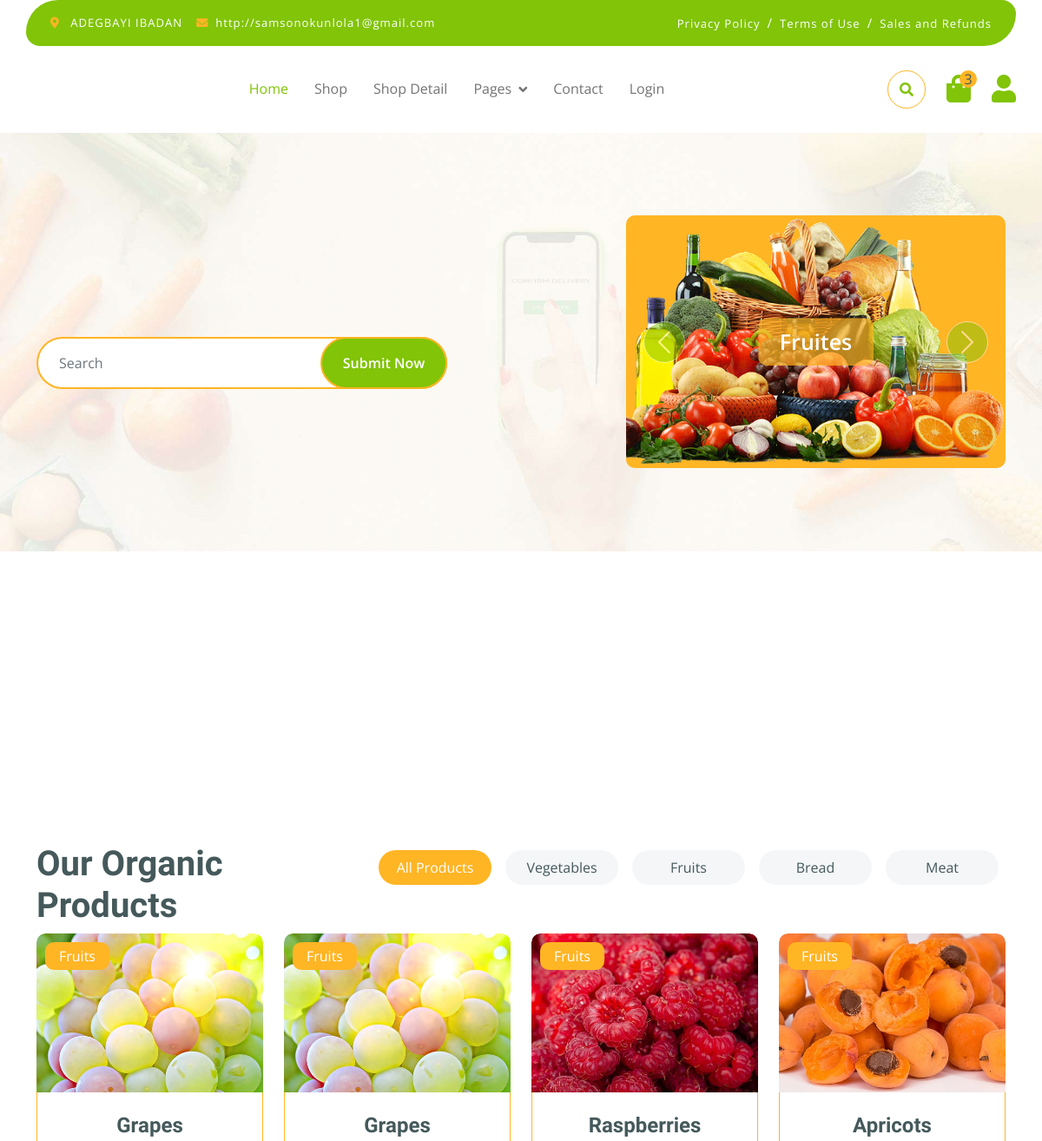
The app's page / (upper part), older data.
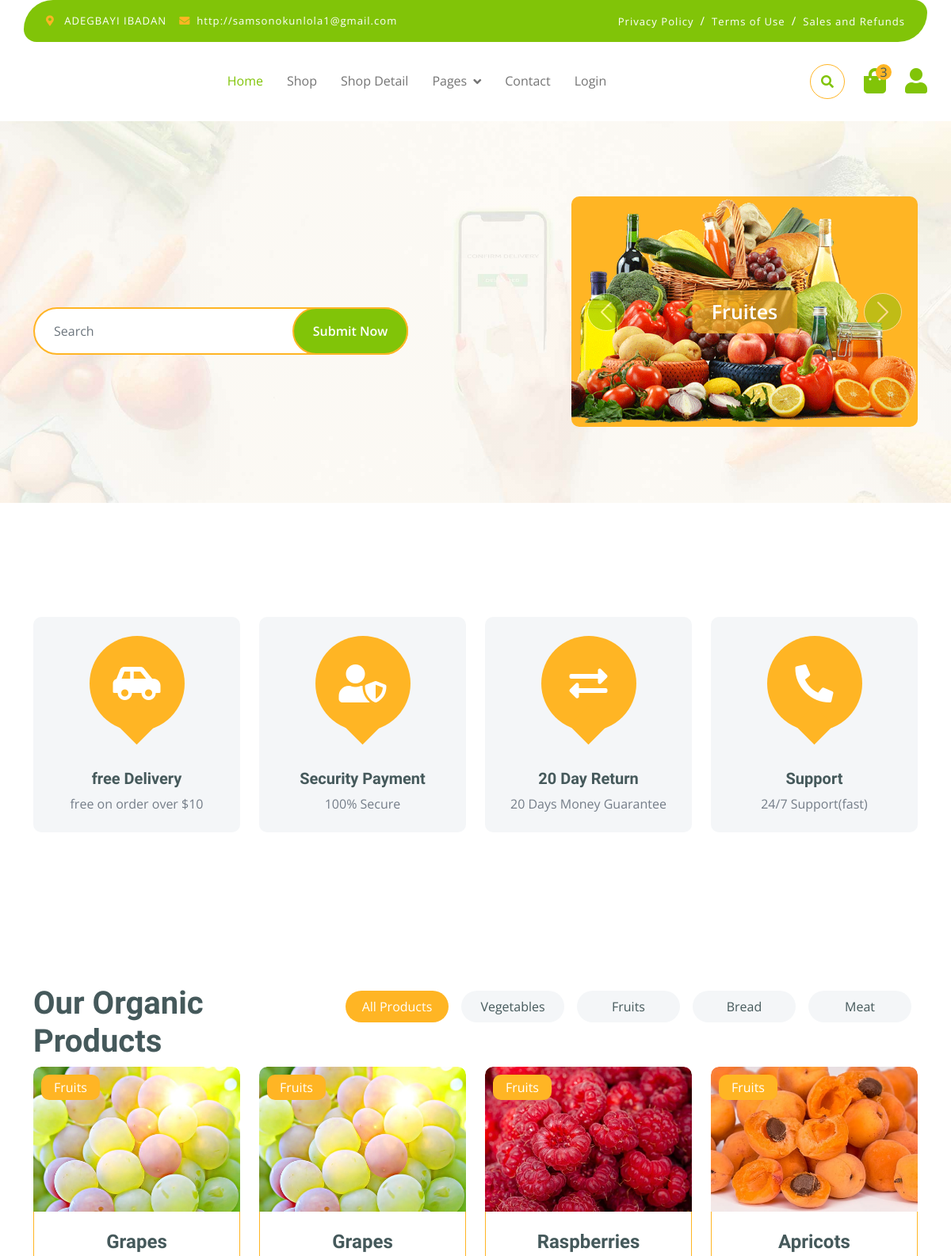
The same page, newer data.
### main_app/models.py (models this page shows, shortened)
class Heading(models.Model):
    address = models.CharField(max_length=200)
    email = models.URLField()

class Logistic(models.Model):
    icon= models.CharField(max_length=100)
    mode= models.CharField(max_length=100)
    content= models.CharField(max_length=100)

### main_app/views.py (the view)
# urls.py: path("", views.index, name='index'),
def index(request):
    heading = Heading.objects.first()
    title = Title.objects.first()
    downbase = Downbase.objects.first()
    vegie = Vegie.objects.first()
    logistic = Logistic.objects.all()
    testimony = Testimony.objects.all()
    context={
        'address': getattr(heading,'address','' ),
        'email': getattr(heading,'email',''),
        'title': getattr(title,'title',''),
        'social_handle': getattr(downbase,'social_handle',''),
        'name': getattr(vegie,'name',''),
        'offer': getattr(vegie,'offer',''),
        'rate': getattr(vegie,'rate',''),
        "logistic": logistic,
        'testimony': testimony
    }
    return render(request,'pages/index.html',context)

### templates/pages/index.html (shortened to what this page needs)
{% extends 'assets/base.html' %}
{% load static %}
{% block content %}
        <div class="container-fluid py-5 mb-5 hero-header">
            <div class="container py-5">
                <div class="row g-5 align-items-center">
                    <div class="col-md-12 col-lg-7">
                        <div class="position-relative mx-auto">
                            <input class="form-control border-2 border-secondary w-75 py-3 px-4 rounded-pill" type="number" placeholder="Search">
                            <button type="submit" class="btn btn-primary border-2 border-secondary py-3 px-4 position-absolute rounded-pill text-white h-100" style="top: 0; right: 25%;">Submit Now</button>
                        </div>
                    </div>
                    <div class="col-md-12 col-lg-5">
                        <div id="carouselId" class="carousel slide position-relative" data-bs-ride="carousel">
                            <div class="carousel-inner" role="listbox">
                                <div class="carousel-item active rounded">
                                    <img src="{% static 'img/hero-img-1.png' %}" class="img-fluid w-100 h-100 bg-secondary rounded" alt="First slide">
                                    <a href="#" class="btn px-4 py-2 text-white rounded">Fruites</a>
                                </div>
                            </div>
                            <button class="carousel-control-prev" type="button" data-bs-target="#carouselId" data-bs-slide="prev">
                                <span class="carousel-control-prev-icon" aria-hidden="true"></span>
                            </button>
                            <button class="carousel-control-next" type="button" data-bs-target="#carouselId" data-bs-slide="next">
                                <span class="carousel-control-next-icon" aria-hidden="true"></span>
                            </button>
                        </div>
                    </div>
                </div>
            </div>
        </div>
        <div class="container-fluid featurs py-5">
            <div class="container py-5">
                <div class="row g-4">
                    {% for i in logistic %}
                    <div class="col-md-6 col-lg-3">
                        <div class="featurs-item text-center rounded bg-light p-4">
                            <div class="featurs-icon btn-square rounded-circle bg-secondary mb-5 mx-auto">
                                <i class="{{i.icon}}"></i>
                            </div>
                            <div class="featurs-content text-center">
                                <h5>{{i.mode}}</h5>
                                <p class="mb-0">{{i.content}}</p>
                            </div>
                        </div>
                    </div>
                    {% endfor %}
                </div>
            </div>
        </div>
        <div class="container-fluid fruite py-5">
            <div class="container py-5">
                <div class="tab-class text-center">
                    <div class="row g-4">
                        <div class="col-lg-4 text-start">
                            <h1>Our Organic Products</h1>
                        </div>
                        <div class="col-lg-8 text-end">
                            <ul class="nav nav-pills d-inline-flex text-center mb-5">
                                <li class="nav-item">
                                    <a class="d-flex m-2 py-2 bg-light rounded-pill active" data-bs-toggle="pill" href="#tab-1">
                                        <span class="text-dark" style="width: 130px;">All Products</span>
                                    </a>
                                </li>
                                <li class="nav-item">
                                    <a class="d-flex py-2 m-2 bg-light rounded-pill" data-bs-toggle="pill" href="#tab-2">
                                        <span class="text-dark" style="width: 130px;">Vegetables</span>
                                    </a>
                                </li>
                                <li class="nav-item">
                                    <a class="d-flex m-2 py-2 bg-light rounded-pill" data-bs-toggle="pill" href="#tab-3">
                                        <span class="text-dark" style="width: 130px;">Fruits</span>
                                    </a>
                                </li>
                                <li class="nav-item">
                                    <a class="d-flex m-2 py-2 bg-light rounded-pill" data-bs-toggle="pill" href="#tab-4">
                                        <span class="text-dark" style="width: 130px;">Bread</span>
                                    </a>
                                </li>
                                <li class="nav-item">
                                    <a class="d-flex m-2 py-2 bg-light rounded-pill" data-bs-toggle="pill" href="#tab-5">
                                        <span class="text-dark" style="width: 130px;">Meat</span>
                                    </a>
                                </li>
                            </ul>
                        </div>
                    </div>
                    <div class="tab-content">
                        <div id="tab-1" class="tab-pane fade show p-0 active">
                            <div class="row g-4">
                                <div class="col-lg-12">
                                    <div class="row g-4">
                                        <div class="col-md-6 col-lg-4 col-xl-3">
                                            <div class="rounded position-relative fruite-item">
                                                <div class="fruite-img">
                                                    <img src="{% static 'img/fruite-item-5.jpg' %}" class="img-fluid w-100 rounded-top" alt="">
                                                </div>
                                                <div class="text-white bg-secondary px-3 py-1 rounded position-absolute" style="top: 10px; left: 10px;">Fruits</div>
                                                <div class="p-4 border border-secondary border-top-0 rounded-bottom">
                                                    <h4>Grapes</h4>
                                                </div>
                                            </div>
                                        </div>
                                        <div class="col-md-6 col-lg-4 col-xl-3">
                                            <div class="rounded position-relative fruite-item">
                                                <div class="fruite-img">
                                                    <img src="{% static 'img/fruite-item-5.jpg' %}" class="img-fluid w-100 rounded-top" alt="">
                                                </div>
                                                <div class="text-white bg-secondary px-3 py-1 rounded position-absolute" style="top: 10px; left: 10px;">Fruits</div>
                                                <div class="p-4 border border-secondary border-top-0 rounded-bottom">
                                                    <h4>Grapes</h4>
                                                </div>
                                            </div>
                                        </div>
                                        <div class="col-md-6 col-lg-4 col-xl-3">
                                            <div class="rounded position-relative fruite-item">
                                                <div class="fruite-img">
                                                    <img src="{% static 'img/fruite-item-2.jpg' %}" class="img-fluid w-100 rounded-top" alt="">
                                                </div>
                                                <div class="text-white bg-secondary px-3 py-1 rounded position-absolute" style="top: 10px; left: 10px;">Fruits</div>
                                                <div class="p-4 border border-secondary border-top-0 rounded-bottom">
                                                    <h4>Raspberries</h4>
                                                </div>
                                            </div>
                                        </div>
                                        <div class="col-md-6 col-lg-4 col-xl-3">
                                            <div class="rounded position-relative fruite-item">
                                                <div class="fruite-img">
                                                    <img src="{% static 'img/fruite-item-4.jpg' %}" class="img-fluid w-100 rounded-top" alt="">
                                                </div>
                                                <div class="text-white bg-secondary px-3 py-1 rounded position-absolute" style="top: 10px; left: 10px;">Fruits</div>
                                                <div class="p-4 border border-secondary border-top-0 rounded-bottom">
                                                    <h4>Apricots</h4>
                                                </div>
                                            </div>
                                        </div>
                                    </div>
                                </div>
                            </div>
                        </div>
                    </div>
                </div>
            </div>
        </div>
{% endblock %}

### templates/assets/base.html (shortened to what this page needs)
{% load static %}
<!DOCTYPE html>
<html lang="en">
    <head>
        <link rel="stylesheet" href="https://use.fontawesome.com/releases/v5.15.4/css/all.css"/>
        <link href="https://cdn.jsdelivr.net/npm/bootstrap-icons@1.4.1/font/bootstrap-icons.css" rel="stylesheet">
        <link href="{% static 'lib/lightbox/css/lightbox.min.css' %}" rel="stylesheet">
        <link href="{% static 'lib/owlcarousel/assets/owl.carousel.min.css' %}" rel="stylesheet">
        <link href="{% static 'css/bootstrap.min.css' %}" rel="stylesheet">
        <link href="{% static 'css/style.css'%}" rel="stylesheet">
    </head>
    <body>
        <div class="container-fluid fixed-top">
            <div class="container topbar bg-primary d-none d-lg-block">
                <div class="d-flex justify-content-between">
                    <div class="top-info ps-2">
                        <small class="me-3"><i class="fas fa-map-marker-alt me-2 text-secondary"></i> <a href="#" class="text-white">{{address}}</a></small>
                        <small class="me-3"><i class="fas fa-envelope me-2 text-secondary"></i><a href="#" class="text-white">{{email}}</a></small>
                    </div>
                    <div class="top-link pe-2">
                        <a href="#" class="text-white"><small class="text-white mx-2">Privacy Policy</small>/</a>
                        <a href="#" class="text-white"><small class="text-white mx-2">Terms of Use</small>/</a>
                        <a href="#" class="text-white"><small class="text-white ms-2">Sales and Refunds</small></a>
                    </div>
                </div>
            </div>
            <div class="container px-0">
                <nav class="navbar navbar-light bg-white navbar-expand-xl">
                    <div class="collapse navbar-collapse bg-white" id="navbarCollapse">
                        <div class="navbar-nav mx-auto">
                            <a href="{% url 'index' %}" class="nav-item nav-link active">Home</a>
                            <a href="{% url 'shop' %}" class="nav-item nav-link">Shop</a>
                            <a href="{% url 'shop_detail' %}" class="nav-item nav-link">Shop Detail</a>
                            <div class="nav-item dropdown">
                                <a href="#" class="nav-link dropdown-toggle" data-bs-toggle="dropdown">Pages</a>
                            </div>
                            <a href="{% url 'contact' %}" class="nav-item nav-link">Contact</a>
                            <a href="{% url 'register' %}" class="nav-item nav-link">Login</a>
                        </div>
                        <div class="d-flex m-3 me-0">
                            <button class="btn-search btn border border-secondary btn-md-square rounded-circle bg-white me-4" data-bs-toggle="modal" data-bs-target="#searchModal"><i class="fas fa-search text-primary"></i></button>
                            <a href="#" class="position-relative me-4 my-auto">
                                <i class="fa fa-shopping-bag fa-2x"></i>
                                <span class="position-absolute bg-secondary rounded-circle d-flex align-items-center justify-content-center text-dark px-1" style="top: -5px; left: 15px; height: 20px; min-width: 20px;">3</span>
                            </a>
                            <a href="#" class="my-auto">
                                <i class="fas fa-user fa-2x"></i>
                            </a>
                        </div>
                    </div>
                </nav>
            </div>
        </div>
{% block content %}
{% endblock %}
    </body>
</html>

Row changes from the older to the newer data that the page shows:
added Logistic: mode "free Delivery", content "free on order over $10"
added Logistic: mode "Security Payment", content "100% Secure"
added Logistic: mode "20 Day Return", content "20 Days Money Guarantee"
added Logistic: mode "Support", content "24/7 Support(fast)"
